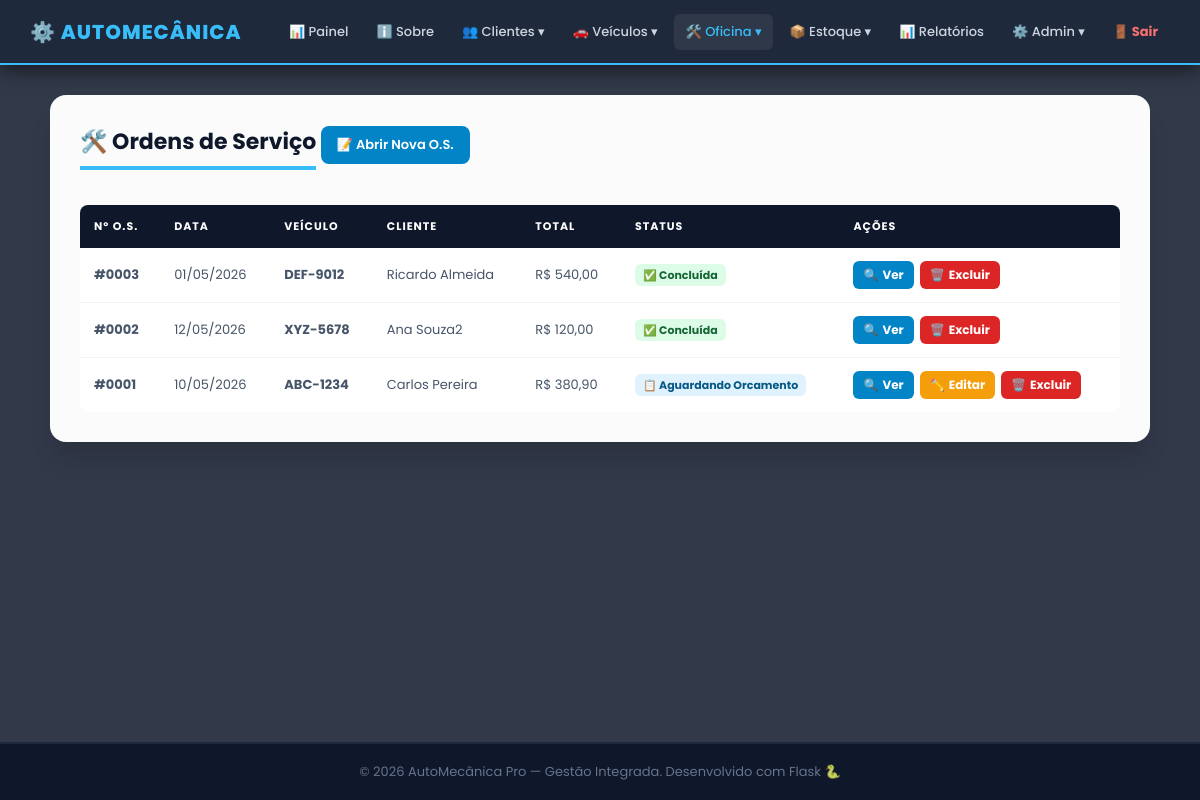
Page /os (signed in) on the earlier database version.
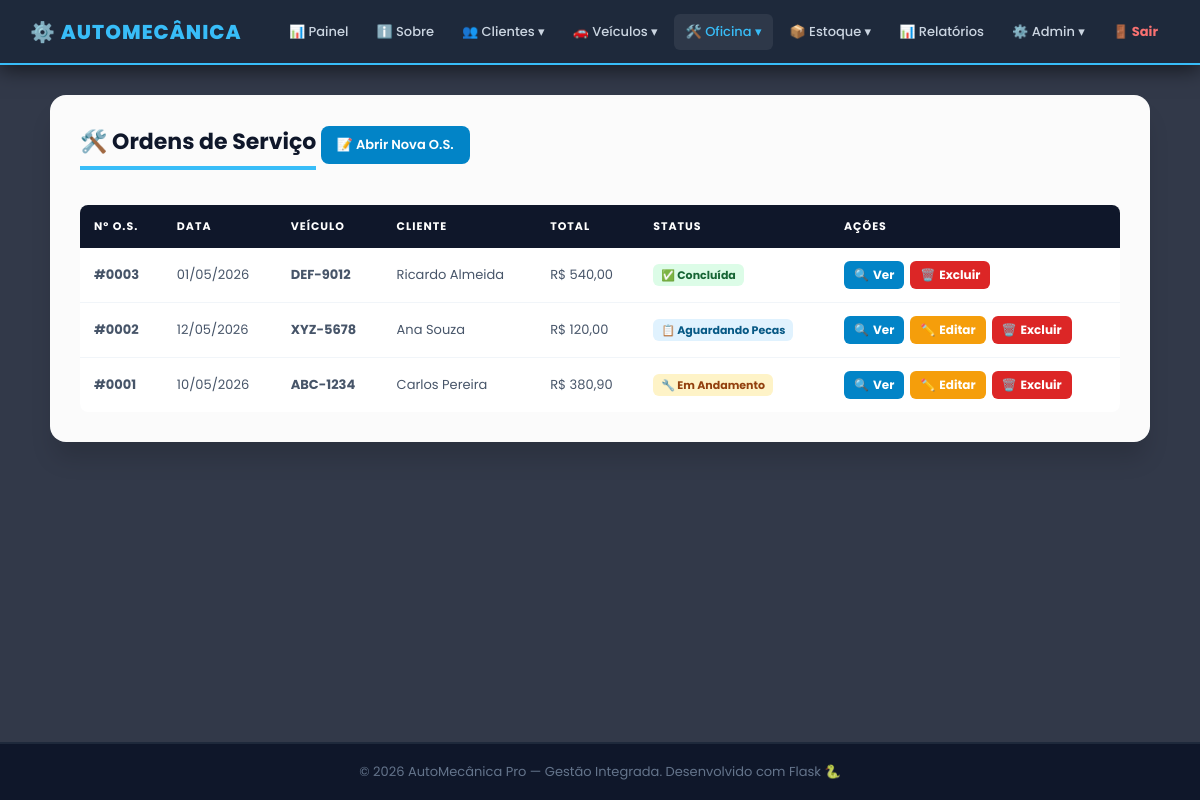
Same page on the later database version.
### app.py (models this page shows)
class OrdemServico(db.Model):
    __tablename__ = 'ordem_servico'
    id_os         = db.Column(db.Integer, primary_key=True)
    data_entrada  = db.Column(db.Date, nullable=False)
    data_previsao = db.Column(db.Date)
    status        = db.Column(db.String(30), default='Aberta')
    valor_total   = db.Column(db.Numeric(10, 2), default=0.00)
    id_veiculo    = db.Column(db.Integer, db.ForeignKey('veiculo.id_veiculo',   ondelete='CASCADE'),  nullable=False)
    id_mecanico   = db.Column(db.Integer, db.ForeignKey('mecanico.id_mecanico', ondelete='RESTRICT'), nullable=False)
    pecas_os      = db.relationship('OsPeca',    backref='ordem', lazy=True, cascade='all, delete-orphan')
    servicos_os   = db.relationship('OsServico', backref='ordem', lazy=True, cascade='all, delete-orphan')

class Veiculo(db.Model):
    __tablename__ = 'veiculo'
    id_veiculo = db.Column(db.Integer, primary_key=True)
    placa      = db.Column(db.String(10),  unique=True, nullable=False)
    marca      = db.Column(db.String(50))
    modelo     = db.Column(db.String(50))
    ano        = db.Column(db.Integer)
    id_cliente = db.Column(db.Integer, db.ForeignKey('cliente.id_cliente', ondelete='CASCADE'), nullable=False)
    ordens     = db.relationship('OrdemServico', backref='veiculo', lazy=True, cascade='all, delete-orphan')

class Cliente(db.Model):
    __tablename__ = 'cliente'
    id_cliente = db.Column(db.Integer, primary_key=True)
    nome       = db.Column(db.String(100), nullable=False)
    cpf        = db.Column(db.String(15),  unique=True, nullable=False)
    telefone   = db.Column(db.String(20))
    veiculos   = db.relationship('Veiculo', backref='cliente', lazy=True, cascade='all, delete-orphan')

### app.py (the view)
@app.route('/os')
@login_required
def os_consultar():
    ordens = (db.session.query(OrdemServico, Veiculo.placa, Cliente.nome.label('cliente'))
              .join(Veiculo, OrdemServico.id_veiculo == Veiculo.id_veiculo)
              .join(Cliente, Veiculo.id_cliente == Cliente.id_cliente)
              .order_by(OrdemServico.id_os.desc()).all())
    return render_template('os/consultar.html', controller='os', ordens=ordens)

### app.py (called while the page is built)
def login_required(f):
    @wraps(f)
    def decorated(*args, **kwargs):
        if 'usuario_id' not in session:
            return redirect(url_for('login'))
        return f(*args, **kwargs)
    return decorated

def format_brl(value):
    try:
        return f"R$ {float(value):,.2f}".replace(',', 'X').replace('.', ',').replace('X', '.')
    except:
        return 'R$ 0,00'

@app.before_request
def csrf_protect():
    if request.method == 'POST':
        token_sessao = session.get('_csrf_token')
        token_form   = request.form.get('csrf_token')
        if not token_sessao or not token_form or not hmac.compare_digest(token_sessao, token_form):
            abort(400, description='Token CSRF invalido ou ausente. Recarregue a pagina e tente novamente.')

### templates/os/consultar.html (shortened to what this page needs)
{% extends 'base.html' %}
{% block content %}
<div class="cartao card-lg">
    <h3>🛠️ Ordens de Serviço</h3>
    <a href="{{ url_for('os_cadastrar') }}" class="btn-add">📝 Abrir Nova O.S.</a>
    <div class="tabela-wrapper tbl-desktop">
        <table>
            <thead>
                <tr><th>Nº O.S.</th><th>Data</th><th>Veículo</th><th>Cliente</th><th>Total</th><th>Status</th><th>Ações</th></tr>
            </thead>
            <tbody>
                {% for os, placa, cliente in ordens %}
                <tr>
                    <td><b>#{{ '%04d' % os.id_os }}</b></td>
                    <td style="white-space:nowrap;">{{ os.data_entrada.strftime('%d/%m/%Y') if os.data_entrada else '-' }}</td>
                    <td><b>{{ placa }}</b></td>
                    <td>{{ cliente }}</td>
                    <td style="white-space:nowrap;">{{ format_brl(os.valor_total) }}</td>
                    <td>
                        {% if os.status == 'Concluida' %}
                            <span style="background:#dcfce7;color:#166534;padding:3px 8px;border-radius:6px;font-size:11px;font-weight:700;white-space:nowrap;">✅ Concluída</span>
                        {% elif os.status == 'Em Andamento' %}
                            <span style="background:#fef3c7;color:#92400e;padding:3px 8px;border-radius:6px;font-size:11px;font-weight:700;white-space:nowrap;">🔧 Em Andamento</span>
                        {% else %}
                            <span style="background:#e0f2fe;color:#075985;padding:3px 8px;border-radius:6px;font-size:11px;font-weight:700;white-space:nowrap;">📋 {{ os.status }}</span>
                        {% endif %}
                    </td>
                    <td><div class="acoes">
                        <a href="{{ url_for('os_detalhes', id=os.id_os) }}" class="btn-det">🔍<span class="txt"> Ver</span></a>
                        {% if os.status != 'Concluida' %}
                        <a href="{{ url_for('os_editar', id=os.id_os) }}" class="btn-ed">✏️<span class="txt"> Editar</span></a>
                        {% endif %}
                        <a href="{{ url_for('os_excluir', id=os.id_os) }}" class="btn-ex" onclick="return confirm('Remover O.S. #{{ '%04d' % os.id_os }}?')">🗑️<span class="txt"> Excluir</span></a>
                    </div></td>
                </tr>
                {% else %}
                <tr><td colspan="7" style="text-align:center;color:#94a3b8;padding:30px;">Nenhuma O.S. encontrada.</td></tr>
                {% endfor %}
            </tbody>
        </table>
    </div>
</div>
{% endblock %}

### templates/base.html (shortened to what this page needs)
<!DOCTYPE html>
<html lang="pt-BR">
<head>
    <link rel="stylesheet" href="{{ url_for('static', filename='css/main.css') }}">
    <link rel="stylesheet" href="{{ url_for('static', filename='css/mobile.css') }}">
</head>
<body>
{% if controller != 'auth' %}
<div class="topbar">
    <a href="{{ url_for('dashboard') }}" class="logo">⚙️ AutoMecânica</a>
    <nav class="topbar-nav">
        <div class="menu-item {% if controller == 'dashboard' %}active{% endif %}">
            <a href="{{ url_for('dashboard') }}" class="menu-link">📊 Painel</a>
        </div>
        <div class="menu-item {% if controller == 'institucional' %}active{% endif %}">
            <a href="{{ url_for('sobre') }}" class="menu-link">ℹ️ Sobre</a>
        </div>
        <div class="menu-item {% if controller == 'cliente' %}active{% endif %}">
            <span class="menu-link">👥 Clientes ▾</span>
        </div>
        <div class="menu-item {% if controller == 'veiculo' %}active{% endif %}">
            <span class="menu-link">🚗 Veículos ▾</span>
        </div>
        <div class="menu-item {% if controller in ['os','servico','mecanico'] %}active{% endif %}">
            <span class="menu-link">🛠️ Oficina ▾</span>
        </div>
        <div class="menu-item {% if controller == 'peca' %}active{% endif %}">
            <span class="menu-link">📦 Estoque ▾</span>
        </div>
        <div class="menu-item {% if controller == 'relatorio' %}active{% endif %}">
            <a href="{{ url_for('relatorios') }}" class="menu-link">📊 Relatórios</a>
        </div>
        {% if session.get('usuario_nivel') == 'admin' %}
        <div class="menu-item {% if controller == 'usuario' %}active{% endif %}">
            <span class="menu-link">⚙️ Admin ▾</span>
        </div>
        {% endif %}
        <div class="menu-item">
            <a href="{{ url_for('logout') }}" class="menu-link" style="color:#f87171;font-weight:700;">🚪 Sair</a>
        </div>
    </nav>
</div>
<div class="conteudo">
    {% block content %}{% endblock %}
</div>
{% else %}
    {% block auth_content %}{% endblock %}
{% endif %}
<footer class="rodape">
    &copy; 2026 AutoMecânica Pro — Gestão Integrada. Desenvolvido com Flask 🐍
</footer>
</body>
</html>

### public/css/main.css (style rules this page uses)
* { margin:0; padding:0; box-sizing:border-box; font-family:'Poppins',sans-serif; }
body { display:flex; flex-direction:column; min-height:100vh; color:#334155; background: url('https://images.unsplash.com/photo-1619642751034-765dfdf7c58e?q=80&w=1920&auto=format&fit=crop') no-repeat center center fixed; background-size:cover; }
.topbar { background-color:#1e293b; height:65px; display:flex; justify-content:space-between; align-items:center; padding:0 30px; border-bottom:2px solid #38bdf8; position:sticky; top:0; z-index:1000; box-shadow:0 4px 20px rgba(0,0,0,0.6); }
.logo { color:#38bdf8; font-weight:800; text-decoration:none; font-size:20px; text-transform:uppercase; letter-spacing:1px; white-space:nowrap; }
.topbar-nav { display:flex; gap:4px; align-items:center; height:100%; }
.menu-item { position:relative; display:flex; align-items:center; height:100%; }
.menu-link { color:#cbd5e1; text-decoration:none; font-weight:500; font-size:13px; padding:8px 12px; border-radius:6px; transition:0.3s; cursor:pointer; display:flex; align-items:center; gap:6px; white-space:nowrap; user-select:none; }
.menu-link:hover, .menu-item.active .menu-link { color:#38bdf8; background:rgba(255,255,255,0.07); }
.conteudo { padding:30px 40px; flex:1; display:flex; justify-content:center; align-items:flex-start; z-index:1; }
.cartao { background-color:rgba(255,255,255,0.98); width:100%; padding:30px; border-radius:16px; box-shadow:0 20px 25px -5px rgba(0,0,0,0.15); margin-bottom:25px; }
.card-lg { max-width:1100px; }
.cartao h3 { margin-bottom:20px; color:#0f172a; font-size:22px; border-bottom:4px solid #38bdf8; padding-bottom:8px; display:inline-block; }
.tabela-wrapper { overflow-x:auto; -webkit-overflow-scrolling:touch; margin-top:15px; border-radius:8px; }
table { width:100%; border-collapse:collapse; background-color:white; min-width:500px; }
th { background-color:#0f172a; padding:13px 14px; text-align:left; color:white; font-size:11px; text-transform:uppercase; letter-spacing:1px; white-space:nowrap; }
td { padding:13px 14px; border-bottom:1px solid #f1f5f9; font-size:13px; color:#475569; }
tr:last-child td { border-bottom:none; }
.btn-add { background-color:#0284c7; color:white; padding:9px 16px; border-radius:8px; text-decoration:none; font-weight:600; font-size:13px; display:inline-block; margin-bottom:12px; }
.acoes { display:flex; gap:6px; flex-wrap:nowrap; align-items:center; }
.btn-ed, .btn-ex, .btn-det, .btn-ok { display:inline-flex; align-items:center; gap:4px; padding:5px 10px; border-radius:6px; text-decoration:none; font-weight:700; font-size:12px; white-space:nowrap; cursor:pointer; border:none; transition:0.2s; }
.btn-ed { background:#f59e0b; color:white; }
.btn-ex { background:#dc2626; color:white; }
.btn-det { background:#0284c7; color:white; }
.btn-ed .txt, .btn-ex .txt, .btn-det .txt, .btn-ok .txt { display:inline; }
.rodape { background:#0f172a; color:#64748b; text-align:center; padding:18px; font-size:13px; border-top:2px solid #1e293b; }

### public/css/mobile.css (style rules this page uses)
.tbl-desktop { display: block; }

Differences in the rows shown:
changed OrdemServico "XYZ-5678": nome "Ana Souza2" → "Ana Souza"; status (not shown) → "Aguardando Pecas"; status "✅ Concluída" → "📋 ✏️ Editar"
changed OrdemServico "ABC-1234": status "Aguardando Orcamento" → (not shown); status "📋" → "🔧 Em Andamento"
